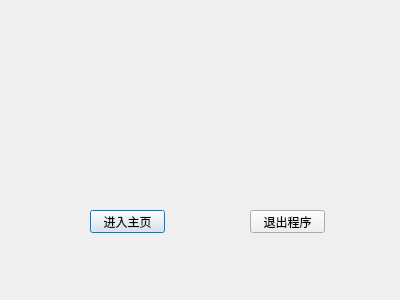
<?xml version="1.0" encoding="UTF-8"?>
<ui version="4.0">
 <class>myDialog</class>
 <widget class="QDialog" name="myDialog">
  <property name="geometry">
   <rect>
    <x>0</x>
    <y>0</y>
    <width>400</width>
    <height>300</height>
   </rect>
  </property>
  <property name="windowTitle">
   <string>Dialog</string>
  </property>
  <widget class="QPushButton" name="pushButton">
   <property name="geometry">
    <rect>
     <x>90</x>
     <y>210</y>
     <width>75</width>
     <height>23</height>
    </rect>
   </property>
   <property name="text">
    <string>进入主页</string>
   </property>
  </widget>
  <widget class="QPushButton" name="pushButton_2">
   <property name="geometry">
    <rect>
     <x>250</x>
     <y>210</y>
     <width>75</width>
     <height>23</height>
    </rect>
   </property>
   <property name="text">
    <string>退出程序</string>
   </property>
  </widget>
 </widget>
 <resources/>
 <connections>
  <connection>
   <sender>pushButton_2</sender>
   <signal>clicked()</signal>
   <receiver>myDialog</receiver>
   <slot>close()</slot>
   <hints>
    <hint type="sourcelabel">
     <x>264</x>
     <y>213</y>
    </hint>
    <hint type="destinationlabel">
     <x>262</x>
     <y>132</y>
    </hint>
   </hints>
  </connection>
 </connections>
</ui>
